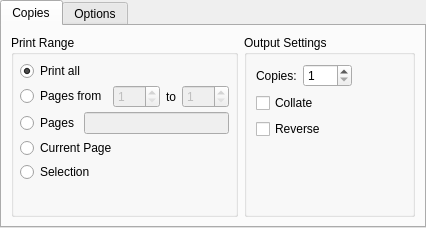
<?xml version="1.0" encoding="UTF-8"?>
<ui version="4.0">
 <class>QPrintSettingsOutput</class>
 <widget class="QWidget" name="QPrintSettingsOutput">
  <property name="geometry">
   <rect>
    <x>0</x>
    <y>0</y>
    <width>426</width>
    <height>228</height>
   </rect>
  </property>
  <property name="windowTitle">
   <string>Form</string>
  </property>
  <layout class="QHBoxLayout" name="horizontalLayout_2">
   <property name="margin">
    <number>0</number>
   </property>
   <item>
    <widget class="QTabWidget" name="tabs">
     <property name="currentIndex">
      <number>0</number>
     </property>
     <widget class="QWidget" name="copiesTab">
      <attribute name="title">
       <string>Copies</string>
      </attribute>
      <layout class="QHBoxLayout" name="horizontalLayout">
       <item>
        <widget class="QGroupBox" name="gbPrintRange">
         <property name="sizePolicy">
          <sizepolicy hsizetype="Preferred" vsizetype="Minimum">
           <horstretch>0</horstretch>
           <verstretch>0</verstretch>
          </sizepolicy>
         </property>
         <property name="title">
          <string>Print Range</string>
         </property>
         <layout class="QVBoxLayout" name="_3">
          <property name="spacing">
           <number>4</number>
          </property>
          <property name="margin">
           <number>6</number>
          </property>
          <item>
           <widget class="QRadioButton" name="printAll">
            <property name="text">
             <string>Print all</string>
            </property>
            <property name="checked">
             <bool>true</bool>
            </property>
           </widget>
          </item>
          <item>
           <layout class="QHBoxLayout" name="printRangeLayout">
            <property name="spacing">
             <number>6</number>
            </property>
            <property name="margin">
             <number>0</number>
            </property>
            <item>
             <widget class="QRadioButton" name="printRange">
              <property name="text">
               <string>Pages from</string>
              </property>
             </widget>
            </item>
            <item>
             <widget class="QSpinBox" name="from">
              <property name="enabled">
               <bool>false</bool>
              </property>
              <property name="minimum">
               <number>1</number>
              </property>
              <property name="maximum">
               <number>999</number>
              </property>
             </widget>
            </item>
            <item>
             <widget class="QLabel" name="toLabel">
              <property name="text">
               <string>to</string>
              </property>
              <property name="buddy">
               <cstring>to</cstring>
              </property>
             </widget>
            </item>
            <item>
             <widget class="QSpinBox" name="to">
              <property name="enabled">
               <bool>false</bool>
              </property>
              <property name="minimum">
               <number>1</number>
              </property>
              <property name="maximum">
               <number>999</number>
              </property>
             </widget>
            </item>
            <item>
             <spacer name="printRangeSpacer">
              <property name="orientation">
               <enum>Qt::Horizontal</enum>
              </property>
              <property name="sizeHint" stdset="0">
               <size>
                <width>0</width>
                <height>20</height>
               </size>
              </property>
             </spacer>
            </item>
           </layout>
          </item>
          <item>
           <layout class="QHBoxLayout" name="printMultiplePageRangesLayout">
            <item>
             <widget class="QRadioButton" name="printMultiplePageRanges">
              <property name="enabled">
               <bool>true</bool>
              </property>
              <property name="text">
               <string>Pages</string>
              </property>
             </widget>
            </item>
            <item>
             <widget class="QLineEdit" name="multiplePageRanges">
              <property name="enabled">
               <bool>false</bool>
              </property>
              <property name="text">
               <string/>
              </property>
             </widget>
            </item>
           </layout>
          </item>
          <item>
           <widget class="QRadioButton" name="printCurrentPage">
            <property name="text">
             <string>Current Page</string>
            </property>
           </widget>
          </item>
          <item>
           <widget class="QRadioButton" name="printSelection">
            <property name="text">
             <string>Selection</string>
            </property>
           </widget>
          </item>
          <item>
           <spacer name="verticalSpacer">
            <property name="orientation">
             <enum>Qt::Vertical</enum>
            </property>
            <property name="sizeHint" stdset="0">
             <size>
              <width>1</width>
              <height>1</height>
             </size>
            </property>
           </spacer>
          </item>
         </layout>
        </widget>
       </item>
       <item>
        <widget class="QGroupBox" name="groupBox">
         <property name="title">
          <string>Output Settings</string>
         </property>
         <layout class="QGridLayout" name="gridLayout">
          <item row="0" column="0">
           <widget class="QLabel" name="label">
            <property name="text">
             <string>Copies:</string>
            </property>
            <property name="buddy">
             <cstring>copies</cstring>
            </property>
           </widget>
          </item>
          <item row="0" column="1" colspan="2">
           <widget class="QSpinBox" name="copies">
            <property name="minimum">
             <number>1</number>
            </property>
            <property name="maximum">
             <number>999</number>
            </property>
           </widget>
          </item>
          <item row="0" column="3">
           <spacer name="horizontalSpacer">
            <property name="orientation">
             <enum>Qt::Horizontal</enum>
            </property>
            <property name="sizeHint" stdset="0">
             <size>
              <width>91</width>
              <height>20</height>
             </size>
            </property>
           </spacer>
          </item>
          <item row="1" column="0" colspan="2">
           <widget class="QCheckBox" name="collate">
            <property name="text">
             <string>Collate</string>
            </property>
           </widget>
          </item>
          <item row="1" column="2" rowspan="2" colspan="2">
           <widget class="QLabel" name="outputIcon">
            <property name="sizePolicy">
             <sizepolicy hsizetype="Ignored" vsizetype="Ignored">
              <horstretch>0</horstretch>
              <verstretch>0</verstretch>
             </sizepolicy>
            </property>
           </widget>
          </item>
          <item row="2" column="0" colspan="2">
           <widget class="QCheckBox" name="reverse">
            <property name="text">
             <string>Reverse</string>
            </property>
           </widget>
          </item>
          <item row="3" column="0" colspan="4">
           <spacer name="verticalSpacer_2">
            <property name="orientation">
             <enum>Qt::Vertical</enum>
            </property>
            <property name="sizeHint" stdset="0">
             <size>
              <width>0</width>
              <height>1</height>
             </size>
            </property>
           </spacer>
          </item>
         </layout>
        </widget>
       </item>
      </layout>
     </widget>
     <widget class="QWidget" name="optionsTab">
      <attribute name="title">
       <string>Options</string>
      </attribute>
      <layout class="QGridLayout" name="gridLayout_2">
       <item row="0" column="1">
        <widget class="QGroupBox" name="colorMode">
         <property name="title">
          <string>Color Mode</string>
         </property>
         <layout class="QGridLayout" name="gridLayout_4">
          <item row="2" column="0">
           <spacer name="verticalSpacer_6">
            <property name="orientation">
             <enum>Qt::Vertical</enum>
            </property>
            <property name="sizeHint" stdset="0">
             <size>
              <width>1</width>
              <height>0</height>
             </size>
            </property>
           </spacer>
          </item>
          <item row="0" column="0">
           <widget class="QRadioButton" name="color">
            <property name="text">
             <string>Color</string>
            </property>
           </widget>
          </item>
          <item row="0" column="1" rowspan="3">
           <widget class="QLabel" name="colorIcon"/>
          </item>
          <item row="1" column="0">
           <widget class="QRadioButton" name="grayscale">
            <property name="text">
             <string>Grayscale</string>
            </property>
           </widget>
          </item>
         </layout>
        </widget>
       </item>
       <item row="0" column="0">
        <widget class="QGroupBox" name="duplex">
         <property name="title">
          <string>Duplex Printing</string>
         </property>
         <layout class="QVBoxLayout" name="verticalLayout">
          <item>
           <widget class="QRadioButton" name="noDuplex">
            <property name="text">
             <string>None</string>
            </property>
            <property name="checked">
             <bool>true</bool>
            </property>
           </widget>
          </item>
          <item>
           <widget class="QRadioButton" name="duplexLong">
            <property name="text">
             <string>Long side</string>
            </property>
           </widget>
          </item>
          <item>
           <widget class="QRadioButton" name="duplexShort">
            <property name="text">
             <string>Short side</string>
            </property>
           </widget>
          </item>
          <item>
           <spacer name="verticalSpacer_42">
            <property name="orientation">
             <enum>Qt::Vertical</enum>
            </property>
            <property name="sizeHint" stdset="0">
             <size>
              <width>1</width>
              <height>0</height>
             </size>
            </property>
           </spacer>
          </item>
         </layout>
        </widget>
       </item>
      </layout>
     </widget>
    </widget>
   </item>
  </layout>
 </widget>
 <resources/>
 <connections>
  <connection>
   <sender>printRange</sender>
   <signal>toggled(bool)</signal>
   <receiver>from</receiver>
   <slot>setEnabled(bool)</slot>
   <hints>
    <hint type="sourcelabel">
     <x>76</x>
     <y>59</y>
    </hint>
    <hint type="destinationlabel">
     <x>122</x>
     <y>57</y>
    </hint>
   </hints>
  </connection>
  <connection>
   <sender>printRange</sender>
   <signal>toggled(bool)</signal>
   <receiver>to</receiver>
   <slot>setEnabled(bool)</slot>
   <hints>
    <hint type="sourcelabel">
     <x>69</x>
     <y>67</y>
    </hint>
    <hint type="destinationlabel">
     <x>215</x>
     <y>67</y>
    </hint>
   </hints>
  </connection>
  <connection>
   <sender>printMultiplePageRanges</sender>
   <signal>toggled(bool)</signal>
   <receiver>multiplePageRanges</receiver>
   <slot>setEnabled(bool)</slot>
   <hints>
    <hint type="sourcelabel">
     <x>93</x>
     <y>133</y>
    </hint>
    <hint type="destinationlabel">
     <x>160</x>
     <y>137</y>
    </hint>
   </hints>
  </connection>
 </connections>
</ui>
